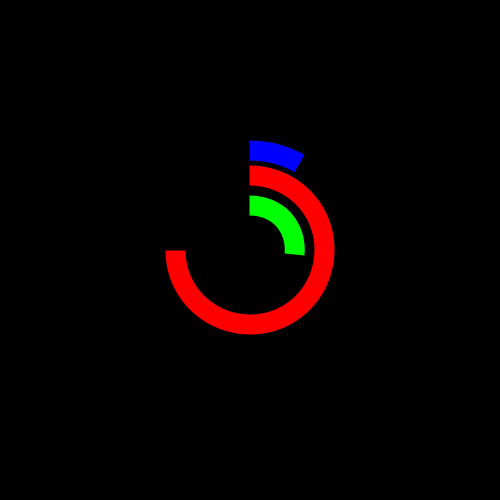
Frame 1 (no input)
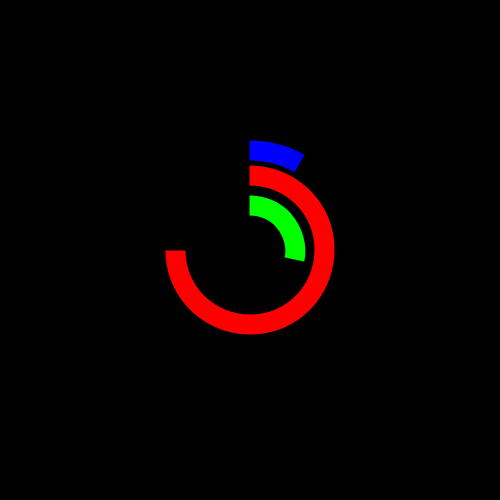
Frame 60 (the mouse pressed at the canvas centre just before this capture)
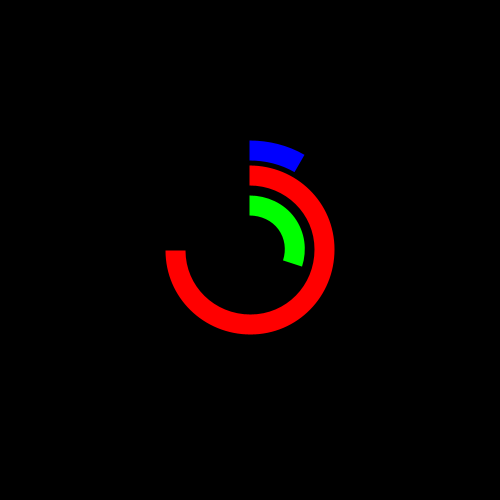
Frame 120 (the mouse held since frame 60 and released just before this capture)

The Processing sketch that drew these frames (run headless with seeded random() and noise(); from frame 60 on, the mouse is pressed at the canvas centre):

// Processing sketch: Exercise3
// ── Exercise3.pde
float clock = TWO_PI; 

void setup() {
  size(500,500);
  background(0);
  smooth();
}

void draw() {
  background(0);
  
  translate(width/2,height/2);
  rotate(-clock/4);
  
  noFill();
  strokeWeight(20);
  strokeCap(SQUARE);

  stroke(0, 255, 0);
  float s = map(second(), 0, 60, 0, clock);
  arc(0, 0, 90, 90, 0, s);

  stroke(255, 0, 0);
  float m = map(minute(), 0, 60, 0, clock);
  arc(0, 0, 150, 150, 0, m);

  stroke(0, 0, 255);
  float h = map(hour(), 0, 60, 0, clock);
  arc(0, 0, 200, 200, 0, h);
}
